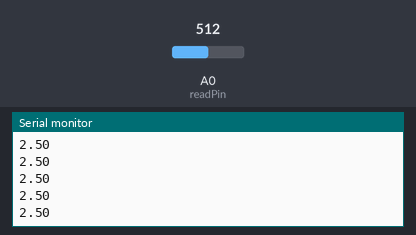
Simulated run of this sketch. Board: Arduino Uno, built with avr-gcc and run on an emulated ATmega328P. Parts: the last lines printed to the serial monitor. The test bench sets the inputs (shaded band); at power-on: A0 (readPin) = 512.

Above: at 1.2 s.
1.3 s: A0 (readPin) set to 716
At 1.68 s:
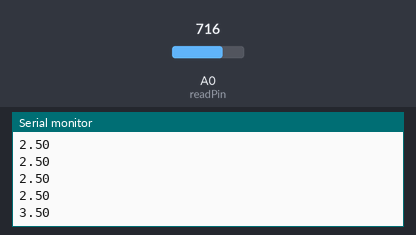
2.8 s: A0 (readPin) set to 900
At 2.94 s:
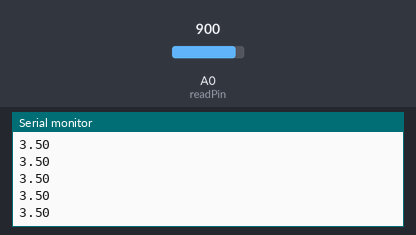
Timing chart, 0 to 5.8 s (numbered marks = the images above; inputs shaded):
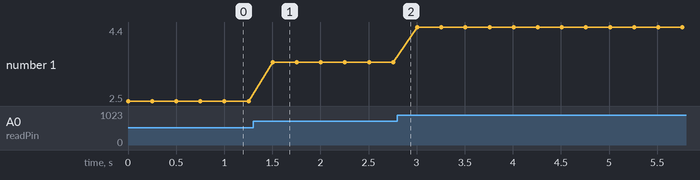

The sketch:

10-How-to-Read-Analog-Voltage.ino
```cpp
int readPin = A0;
int readValue;
float V2 = 0.0;
int delayTime = 250;

void setup() {
  // put your setup code here, to run once:
  pinMode(readPin, INPUT);
  Serial.begin(9600);
}

void loop() {
  // put your main code here, to run repeatedly:
  readValue = analogRead(readPin);
  V2 = (5.0/1023.0) * readValue;
  Serial.println(V2);
  delay(delayTime);
}

// 1023(2 ** 10) - 5V
// Volts      Read Values
// 0          0
// 5          1023
// V2 = (5/1023) * Read Value
// (5/1023) is the slope

// V2 before R1: 5.0V
// V2 after R1, before R2: 2.64V (330 Ohm R1 took 2.36V)
// V2 after R2: 1.93V (100 Ohm R2 took 0.43V)

// Pick out two resistors
// Repeat process
// 1. Sketch out circuit design
// 2. Calculate current, voltage, and resistance
// 3. Create Arduino circuit
```

Measured:
- after the input at 1.3 s, the serial monitor: prints a new line after 0.20 s (image 1)
- plotted number 1: 2.5 → 3.5 after the input at 1.3 s, 3.5 → 4.4 after the input at 2.8 s
